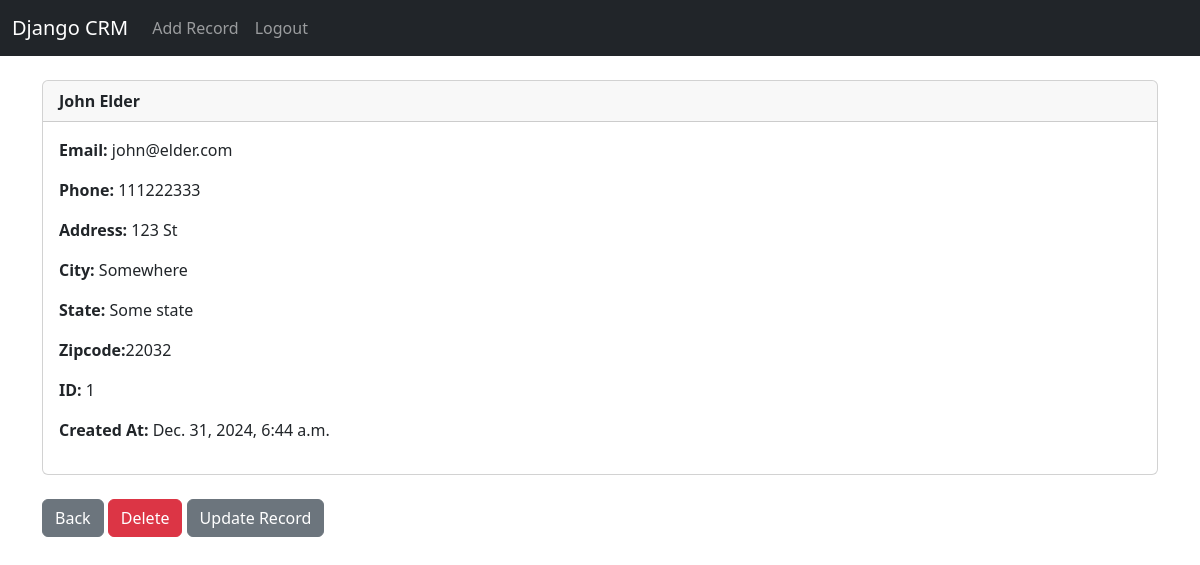
The page /record/1 (signed in) on the database its author committed.
### website/models.py (models this page shows, shortened)
class Record(models.Model):
    created_at = models.DateTimeField(auto_now_add = True)
    first_name = models.CharField(max_length=50)
    last_name = models.CharField(max_length=50)
    email = models.CharField(max_length=100)
    phone = models.CharField(max_length=15)
    address = models.CharField(max_length=100)
    city = models.CharField(max_length=50)
    state = models.CharField(max_length=50)
    zipcode = models.CharField(max_length=20)

### website/views.py (the view)
# urls.py: path('record/<int:pk>', views.customer_record, name='record'),
def customer_record(request, pk):
    if request.user.is_authenticated:
        customer_record = Record.objects.get(id=pk)
        return render(request, 'record.html', {'customer_record': customer_record})
    else:
        messages.success(request, 'You must be logged in to view that page!')
        return redirect('home')

### website/templates/record.html
{% extends 'base.html' %}
{% block content %}
<div class="card">
    <div class="card-header">
    <strong>{{ customer_record.first_name }} {{ customer_record.last_name }} </strong>
    </div>
    <div class="card-body">
        <p class="card-text"> <strong>Email: </strong>{{ customer_record.email }} </p>
        <p class="card-text"></p><strong>Phone: </strong>{{ customer_record.phone }} </p>
        <p class="card-text"></p><strong>Address: </strong>{{ customer_record.address }} </p>
        <p class="card-text"></p><strong>City: </strong>{{ customer_record.city }} </p>
        <p class="card-text"></p><strong>State: </strong>{{ customer_record.state }} </p>
        <p class="card-text"></p><strong>Zipcode:</strong>{{ customer_record.zipcode }} </p>
        <p class="card-text"></p><strong>ID: </strong>{{ customer_record.id }} </p>
        <p class="card-text"></p><strong>Created At: </strong>{{ customer_record.created_at}} </p>
    </div>
  </div>
<br>
<a href="{% url 'home' %}" class="btn btn-secondary">Back</a>
<a href="{% url 'delete_record' customer_record.id %}" class="btn btn-danger">Delete</a>
<a href="{% url 'update_record' customer_record.id %}" class="btn btn-secondary">Update Record</a>
{% endblock %}

### rows shown on the page
Record: first_name "John", last_name "Elder", email "john@elder.com", phone "111222333", address "123 St", city "Somewhere", state "Some state", zipcode "22032", id "1", created_at "Dec. 31, 2024, 6:44 a.m."
